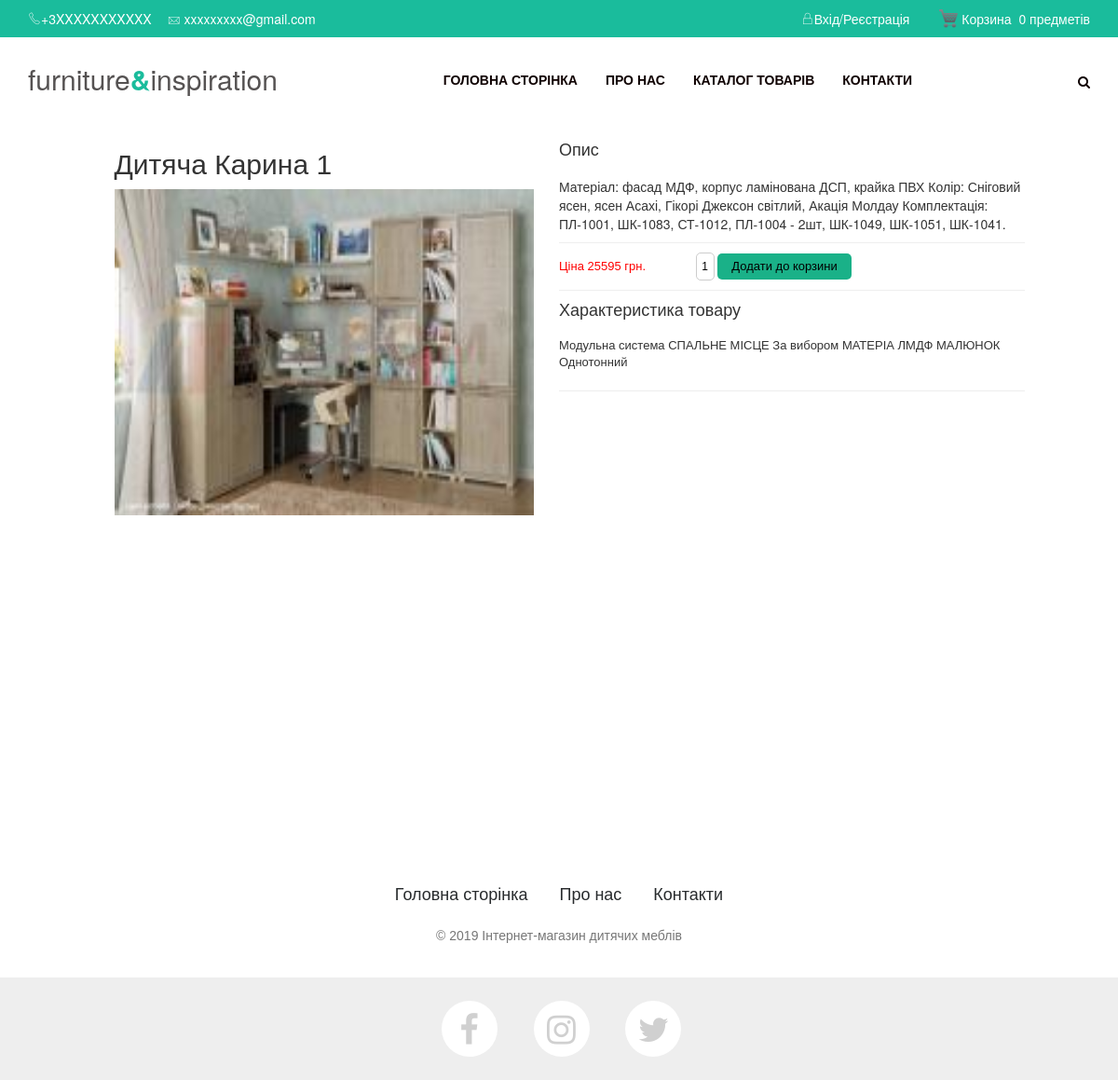
/prodInfo.php?prodId=17, run on the app's committed database.
### tables this page shows
CREATE TABLE IF NOT EXISTS `product` (
  `prodId` int(11) NOT NULL AUTO_INCREMENT,
  `prodName` text NOT NULL,
  `prodImage` text NOT NULL,
  `prodDesc` text NOT NULL,
  `prodCharacteristic` text,
  `type` text,
  `price` int(11) NOT NULL DEFAULT '0',
  `bigImageNames` text,
  `prodCustomers` int(11) NOT NULL DEFAULT '0',
  `prodRating` double NOT NULL DEFAULT '0',
  `prodAge` int(11) NOT NULL,
  `prodProducer` text NOT NULL,
  `prodProd` int(11) NOT NULL DEFAULT '0',
  PRIMARY KEY (`prodId`)
);

### php/connect.php (called while the page is built, shortened)
<?php
class Connect
{
    function __construct()
    {
        $this->mysqli = new mysqli("localhost", "root", "", "furniture&insipation");
    }
}
$connect = new Connect();
?>

### prodInfo.php (the view, shortened to what this page needs)
<!DOCTYPE html>
<html>
    <head>
        <link href="css/home.css" rel="stylesheet" type="text/css"/>
        <link href="css/prodInfo.css" rel="stylesheet" type="text/css"/>
    </head>
    <body>
        <div id="container">
        <?php include "header.php"?>
            <div id="prodInfoBoxDiv" >
                <?php
                include_once ("php/connect.php");
                $prodId = null;
                if (isset($_GET["prodId"]))
                {
                    $prodId = $_GET["prodId"];
                }
                $query = "SELECT * FROM product where prodId='$prodId'";
                $resultSet = $connect->mysqli->query($query);
                $fetchedRow = mysqli_fetch_assoc($resultSet);
                if ($fetchedRow == null)
                {
                    echo "  <div id='infoNotFoundThickLine'></div>
                            <div id='prodNotFoundDiv'>
                                <h3>Пробачте ми не знайшли продукт котрий ви шукали...</h3>
                                <h5>Can't find what you are looking for? Contact our sales assisstants.</h5>
                                <a id='aContinueShop' href='index.php'>Продовжити покупки</a>
                            </div>";
                }
                else
                {
                    $name = $fetchedRow["prodName"];
                    $prodDesc = $fetchedRow["prodDesc"];
                    $type = $fetchedRow["type"];
                    $price = $fetchedRow["price"];
                    $BigImgNames = $fetchedRow["bigImageNames"];
                    $bigImgNamesArray = explode(":", $BigImgNames);
                    $bigImageArraySize = sizeof($bigImgNamesArray);
                    $prodCharacteristic = $fetchedRow["prodCharacteristic"];
                    echo "
                            <div id='imgDivBg'>
                                <div id='imgDiv'>
                                    <h2>$name</h2>
                                    <div id='prodSlides'>";
                    for ($i = 0; $i < $bigImageArraySize; $i++)
                    {
                        if ($i == 0) {
                            $className = "firstProdSlide";
                        }
                        else {
                            $className = "otherProdSlides";
                        }
                        echo "<img class='$className' src='css/images/products/$bigImgNamesArray[$i]' alt='Big $type image'/>";
                    }
                    echo "</div>";
                    echo "</div>";
                    echo "</div>";
                    $descArray = explode("!!stop!!", $prodDesc);
                    echo "<div id='prodDescDiv'>
                        <div id='descDiv1'>
                        <h4>Опис</h4>
                            $descArray[0]
                        <hr class='thinLine'/>
                        ";
                    echo "<form id='frmAddToBasket' method='post'>
                    <p style='font-size: 13px; color:red;'>
                                  Ціна $price грн.
                                  <input type='text' name='txtQty' value='1'/>
                                  <input type='submit' name='btnAddToBasket' value='Додати до корзини' onclick='return checkQty();'/>
                              </p>
                          </form>";
                    echo "
                    <hr class='thinLine'/>
                    <h4>Характеристика товару</h4>
                    <p>
                    ".$prodCharacteristic."
                    </p>
                    <hr/>
                </div>
            </div>
                    ";
                }
                ?>
            </div>
<?php include "footer.php"?>
        </div>
    </body>
</html>

### css/home.css (style rules this page uses)
body { background-color: #f2f2f2; margin: 0; width: 100%; min-width: 1200px; }
#container { position: absolute; width: 100%; min-width: 1200px; }

### css/prodInfo.css (style rules this page uses)
#prodInfoBoxDiv { position: relative; width: 1000px; height: 100%; margin: 10px auto 0; background-color: white; }
.thinLine { padding: 0; margin-top: 10px; margin-bottom: 10px; color: lightgrey; }
#imgDivBg { width: 500px; height: 800px; float: left; background-color: white; }
#imgDiv { width: 455px; height: 400px; margin-left: auto; margin-right: auto; }
#imgDiv h2 { font-family: helvetica, arial, sans-serif; margin-bottom: 0; margin-top: 20px; }
#prodSlides { width: 450px; height: 350px; }
#prodSlides .firstProdSlide { display: block; }
#prodSlides img { width: 450px; height: 350px; border: 0; }
#prodDescDiv { width: 500px; height: 800px; float: right; background-color: white; }
#prodDescDiv h2, h4, h5, p { font-family: helvetica, arial, sans-serif; }
#prodDescDiv p { font-size: 13px; }
#descDiv1 { width: 500px; height: 700px; margin-left: auto; margin-right: auto; }
#descDiv1 input[type="text"] { width: 20px; margin-left: 50px; }
input[type=submit] { padding:5px 15px; background:#1ab188; border:0 none; cursor:pointer; -webkit-border-radius: 5px; border-radius: 5px; }
input[type="text"] { border:0 none; text-align: center; font-size: 12px; -webkit-border-radius: 5px; border-radius: 5px; border: 1px solid #ccc; width: 100px; height: 30px; margin-left: 25px; margin-right: 0px; }

### css/style.css (style rules this page uses)
* { margin: 0; padding: 0px; }
body { font-family: 'Open Sans', sans-serif; font-size: 13px; line-height: 20px; position: relative; background: #fff; color: #656565; padding: 0; margin: 0; overflow: visible; }
*,*:after,*:before { -webkit-box-sizing: border-box; -moz-box-sizing: border-box; box-sizing: border-box; padding: 0; margin: 0; }
h1,h2,h3,h4,h5,h6 { letter-spacing: 0px; font-weight: normal; position: relative; padding: 0 0 10px 0; font-weight: normal; font-family: 'Roboto', serif; line-height: 140%; color: #01090c; }
h2 { font-size: 20px; }
h4 { font-size: 16px; }
input,textarea { color: #000 !important }
html, body, .wrapper { height: 100%; }

### css/Footer-white.css (style rules this page uses)
* { margin: 0; padding: 0; }
html, body { height: 100%; }
html { height: 100%; }
body { display: flex; display: -webkit-flex; flex-direction: column; -webkit-flex-direction: column; height: 100%; }

### data on the page
product: prodName "Дитяча Карина 1", bigImageNames (picture), prodDesc "Матеріал: фасад МДФ, корпус ламінована ДСП, крайка ПВХ Колір: Сніговий ясен, ясен Асахі, Гікорі Джексон світлий, Акація Молдау Комплектація: ПЛ-1001, ШК-1083, СТ-1012, ПЛ-1004 - 2шт, ШК-1049, ШК-1051, ШК-1041.", price "25595", prodCharacteristic "Модульна система СПАЛЬНЕ МІСЦЕ За вибором МАТЕРІА ЛМДФ МАЛЮНОК Однотонний"

### other printed values
$size "0"
$end "предметів"
